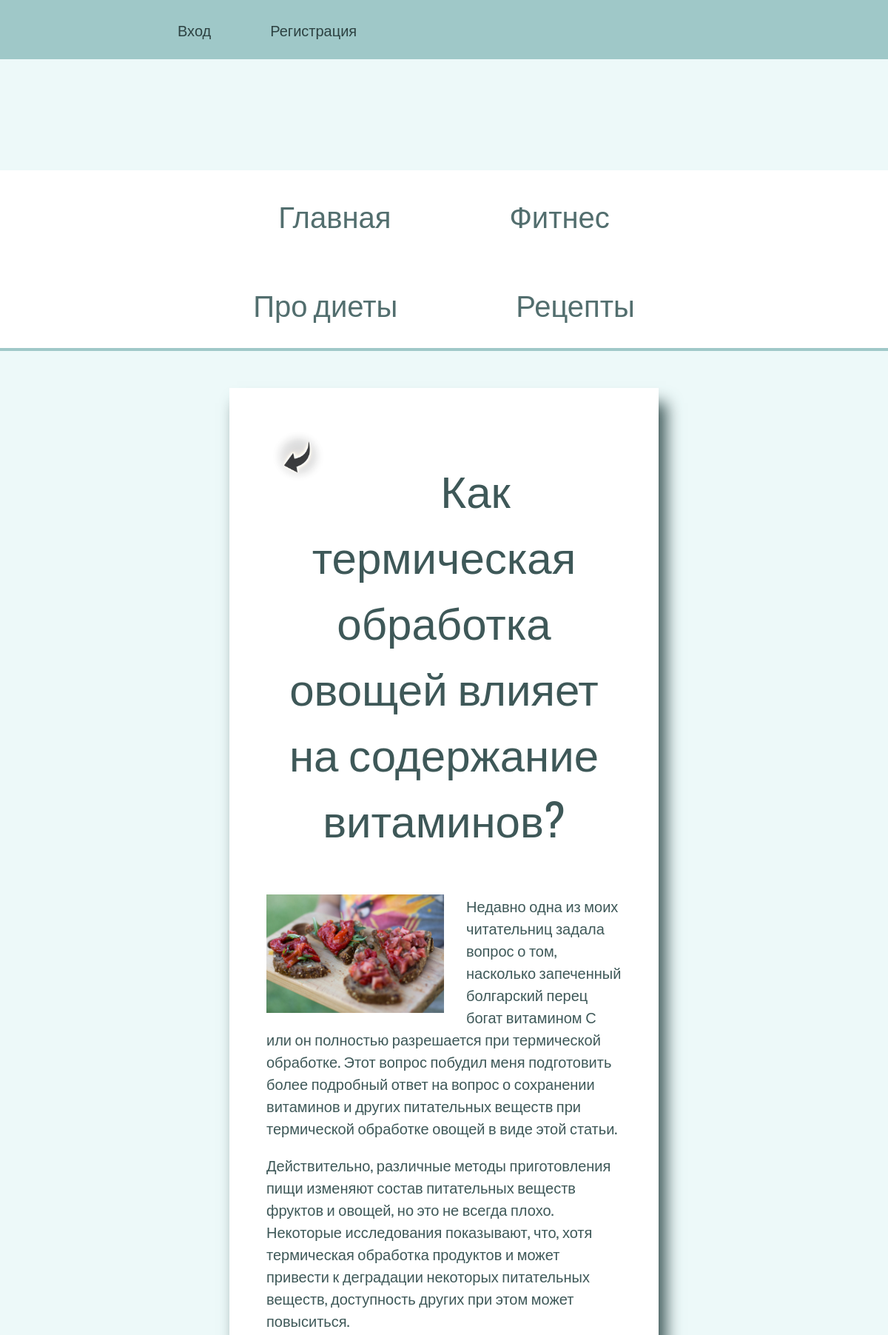
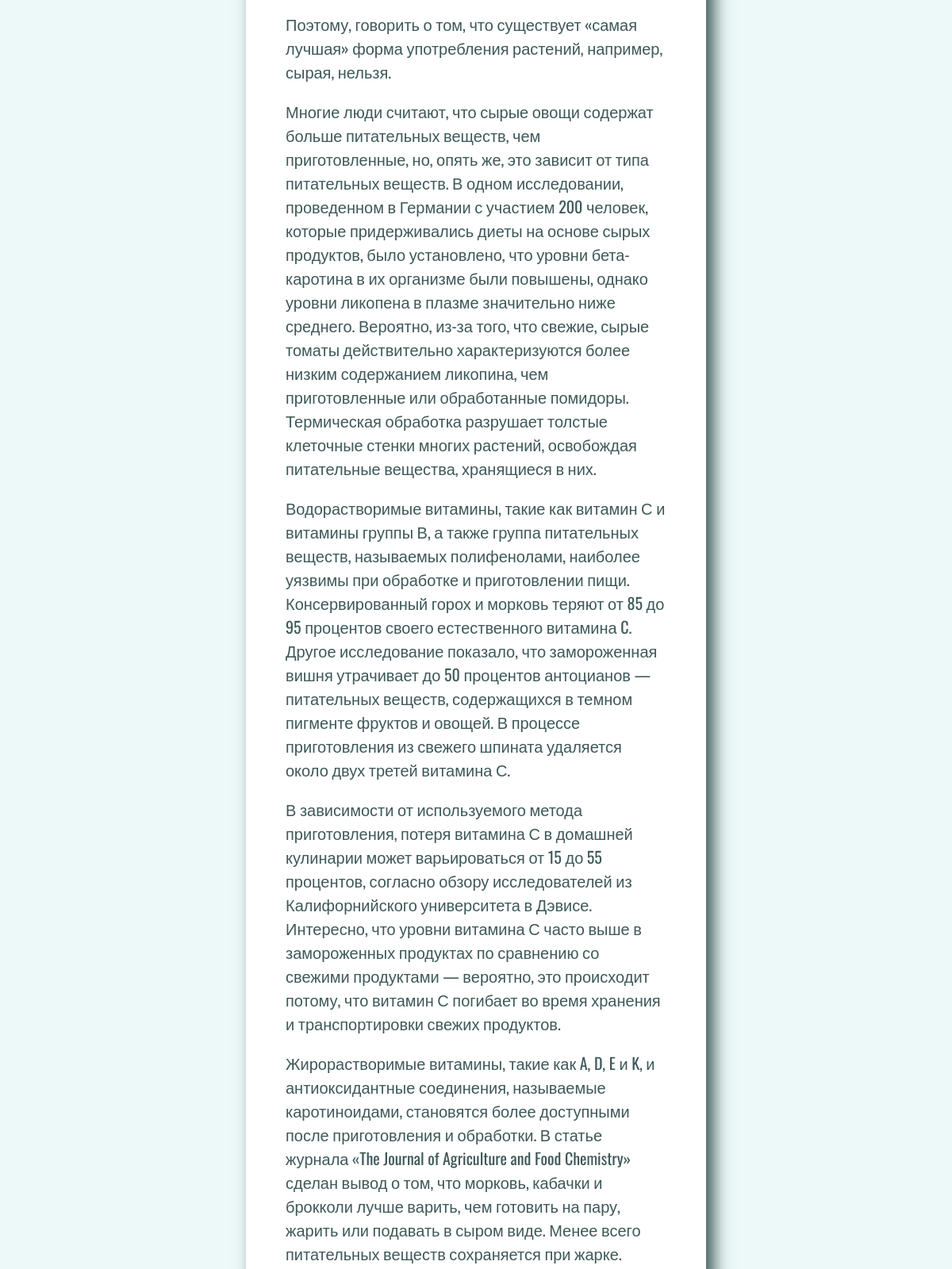
The page /detail/36/ (upper part) on the database its author committed (2 pictures, top to bottom).
### food/models.py (models this page shows, shortened)
class Articles(models.Model):
    owner = models.ForeignKey(Profile, on_delete=models.SET_NULL, null=True, blank=True)
    title = models.CharField(max_length=200, verbose_name='Название статьи')
    topics = models.ManyToManyField(Topic, blank=True, verbose_name='Тема')
    image = models.ImageField(upload_to='articles/', default='articles/default.jpg',
                              blank=True, null=True, verbose_name='Изображение')
    description = models.TextField(verbose_name='Текст статьи')
    date = models.DateTimeField(auto_now_add=True)
    class Meta:
        ordering = ['-date']

### food/views.py (the view, shortened to what this page needs)
# urls.py: path('detail/<int:id>/', views.detail, name='detail'),
def detail(request, id):
    post = get_object_or_404(Articles, id=id)
    form = ReviewForm()
    return render(request, 'food/detail.html', {'post': post, 'form': form})

### food/templates/food/detail.html (shortened to what this page needs)
{% extends 'food/base.html' %}
{% load static %}
{% block content %}
<div class="detail">
    <div class="back"><a href="{% url 'index' %}"><img src="{% static 'food/2.jpg' %}" alt=""></a></div>
    <h1>{{ post.title }}</h1>
    <img src="{{ post.image.url }}" alt="" class="detail_image">
    <p>{{ post.description|linebreaks }}</p>
</div>
{% endblock %}

### food/static/css/style.css (style rules this page uses)
body { padding: 0; margin: 0; font-family: 'Oswald', sans-serif; background-color: #edf9f9; }
h1 { text-align: center; color: #3e5858; }
a { text-decoration: none; color: #2d4242; }
.detail { margin: 50px auto; width: 40%; min-height: 500px; padding: 50px; color: #3e5858; background-color: #ffffff; box-shadow: 10px 20px 20px #3e5858; }
.detail_image { float: left; padding-right: 30px; width: 50%; }
.detail h1 { text-align: center; margin-bottom: 60px; font-weight: 400; font-size: 60px; }
.detail p { font-weight: 400; font-size: 20px; }
.back img { height: 85px; background-color: aliceblue; float: left; }

### rows shown on the page
Articles: title "Как термическая обработка овощей влияет на содержание витаминов?", image (picture), description "Недавно одна из моих читательниц задала вопрос о том, насколько запеченный болгарский перец богат витамином С или он полностью разрешается при термической обработке. Этот вопрос побудил меня подготовить более подробный ответ на вопрос о сохранении витаминов и других питательных веществ при термической обработке овощей в виде этой статьи. Действительно, различные методы приготовления пищи изменяют состав питательных веществ фруктов и овощей, но это не всегда плохо. Некоторые исследования показывают, что, хотя термическая обработка продуктов и может привести к деградации некоторых питательных веществ, доступность других при этом может повыситься. Поэтому, говорить о том, что существует «самая…"
